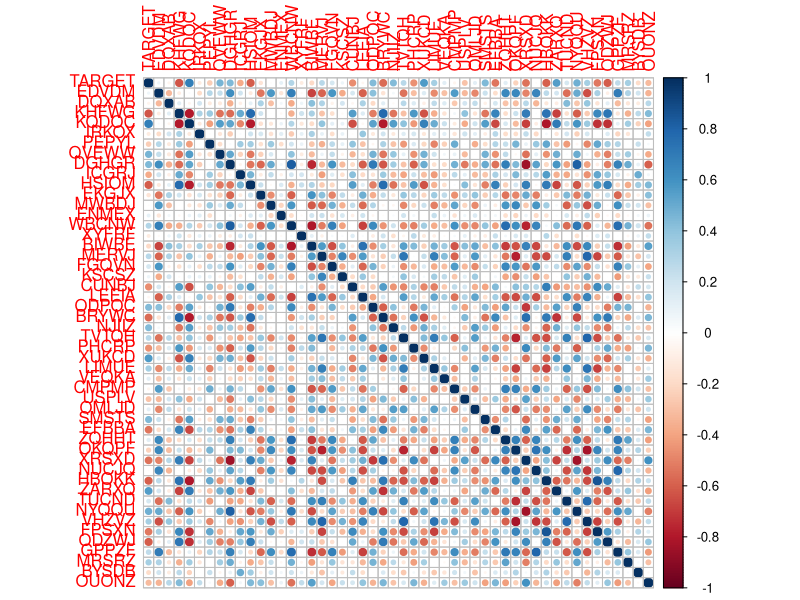
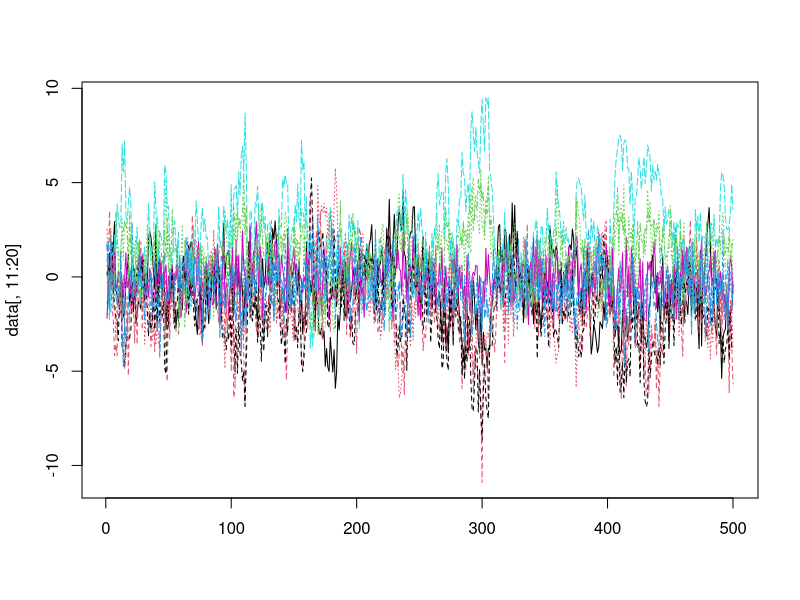

These charts were generated, in order, by the following R code:
# Base Models
setwd('~/Box Sync/abarciausksas/myfiles/Financial Econometrics/competition/')

data <- read.csv('forecast-competition-data.csv')
head(data)
library(corrplot)
corrplot(cor(data))
colnames(data)
matplot(data[,11:20], type = 'l')

predictor.team <- function(y) {
  f <- mean(y[,1])
  return(f)
}

# 0.3755085
predictor.team(data)

cross.val.finance <- function(model.function, model.args) {
  # Loop through the last 100 observations as the test set
  ntest <- 100
  ntrain <- 400
  # for training start at the beginning
  train.pointer <- 1
  # for testing start at the training offset
  test.pointer <- ntrain + 1
  # init a vector of predictions
  preds <- rep(NA, ntest)
  actual <- data[test.pointer:(ntrain+ntest),'TARGET']
  
  for (test.idx in 1:ntest) {
    train.data <- data[train.pointer:(ntrain+train.pointer-1),]
    # train model
    model <- do.call(model.function, model.args)
    
    # generate one prediction using the test data
    test.data <- data[test.pointer, setdiff(colnames(data), 'TARGET')]
    pred <- predict(model, newdata = test.data)
    if (mode(pred) == 'numeric') {
      preds[test.idx] <- pred
    } else if (mode(pred) == 'list') {
      preds[test.idx] <- pred$pred
    }
    train.pointer <- train.pointer + 1
    # for testing start at the training offset
    test.pointer <- test.pointer + 1
  }
  
  return(list(mse = mean((preds-actual)**2), preds = preds, actual = actual))
}

## examples
model.function <- 'arima'
model.args <- list(x = data[,1], order = c(1,0,1))
res <- cross.val.finance(model.function, model.args)
print(res$mse)

model.function <- 'lm'
model.args <- list(formula = 'TARGET ~ .', data = data)
res <- cross.val.finance(model.function, model.args)
res$mse

nlags <- 1
data$target.lagged <- c(rep(NA,nlags),data[nlags:(nrow(data)-nlags),'TARGET'])
head(data[,c('TARGET','target.lagged')])
model.function <- 'lm'
model.args <- list(formula = 'TARGET ~ target.lagged', data = data)
res <- cross.val.finance(model.function, model.args)
res$mse
